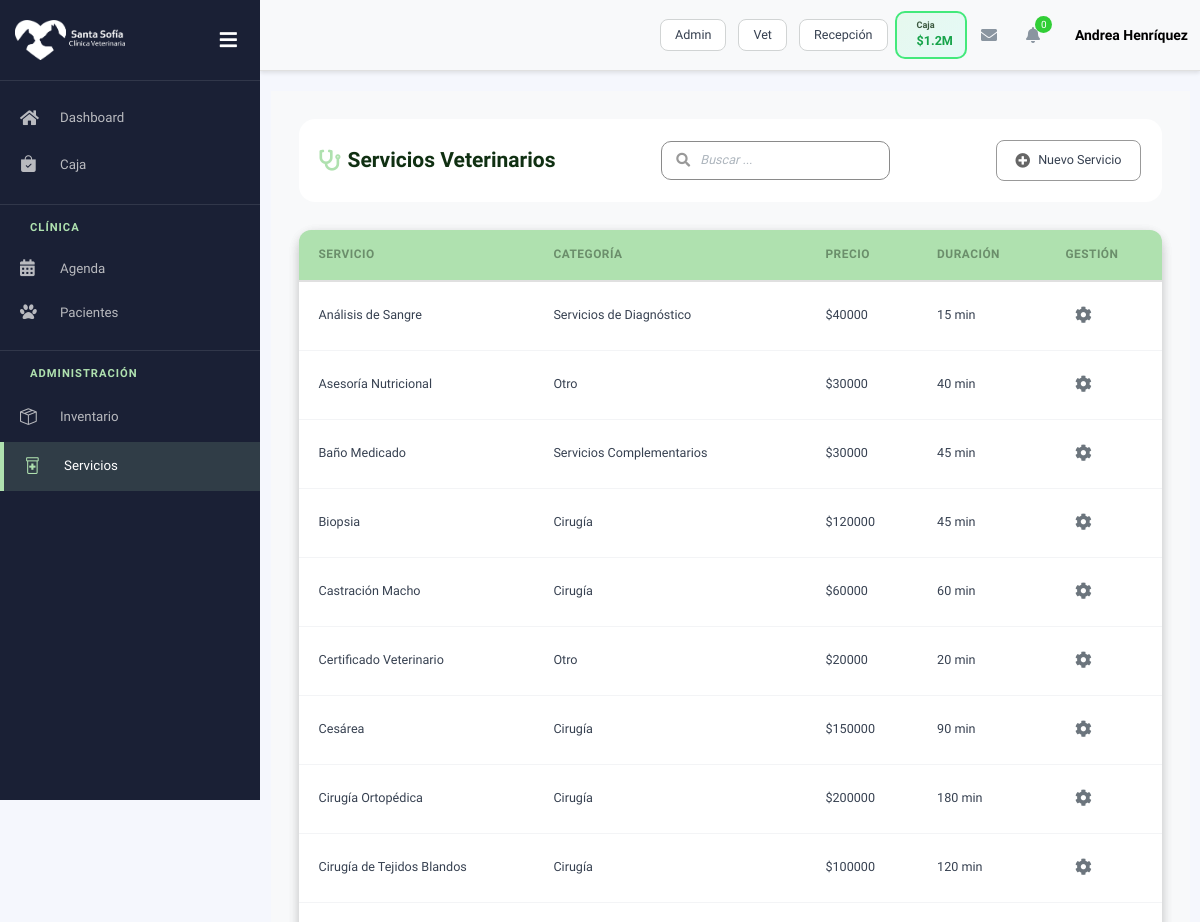
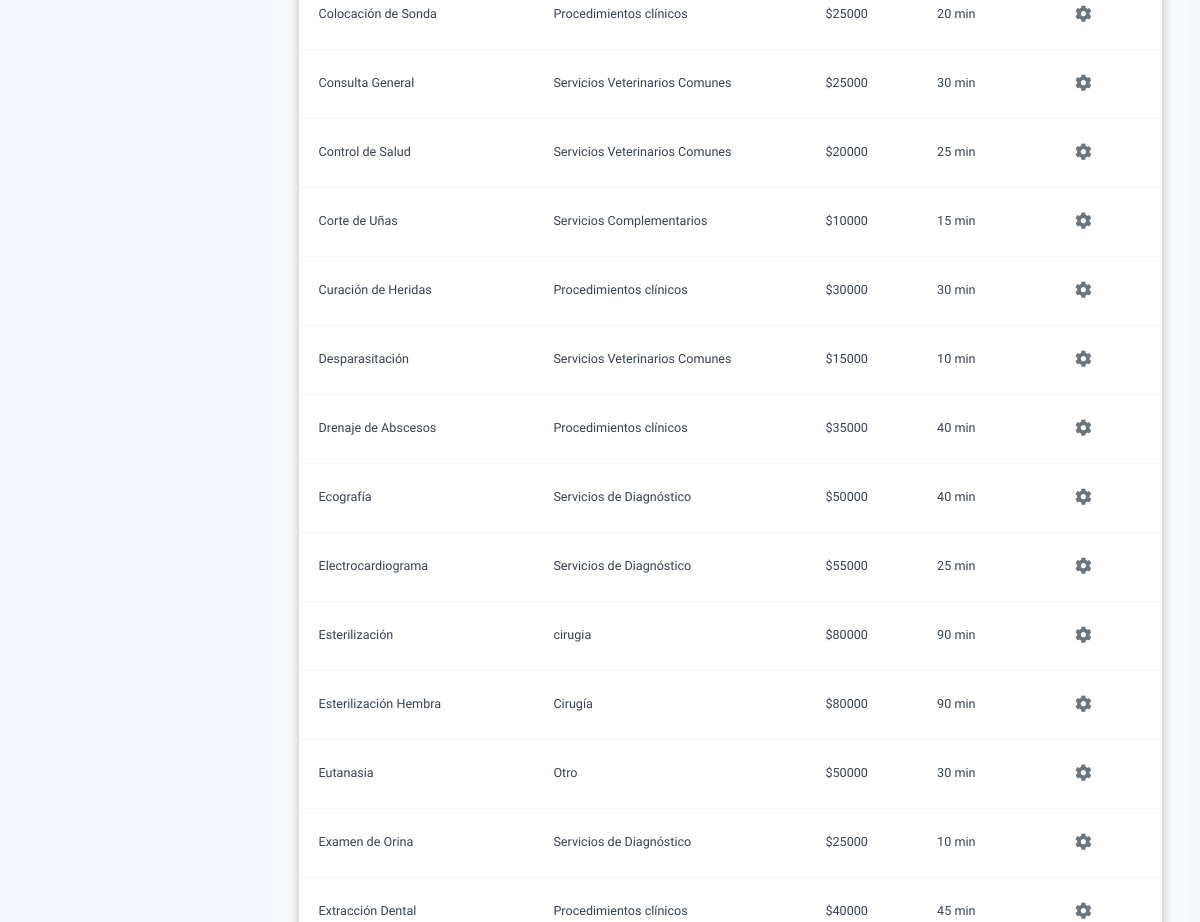
/servicios/ (signed in, upper part), run on an earlier commit of the app's database (2 pictures, top to bottom).
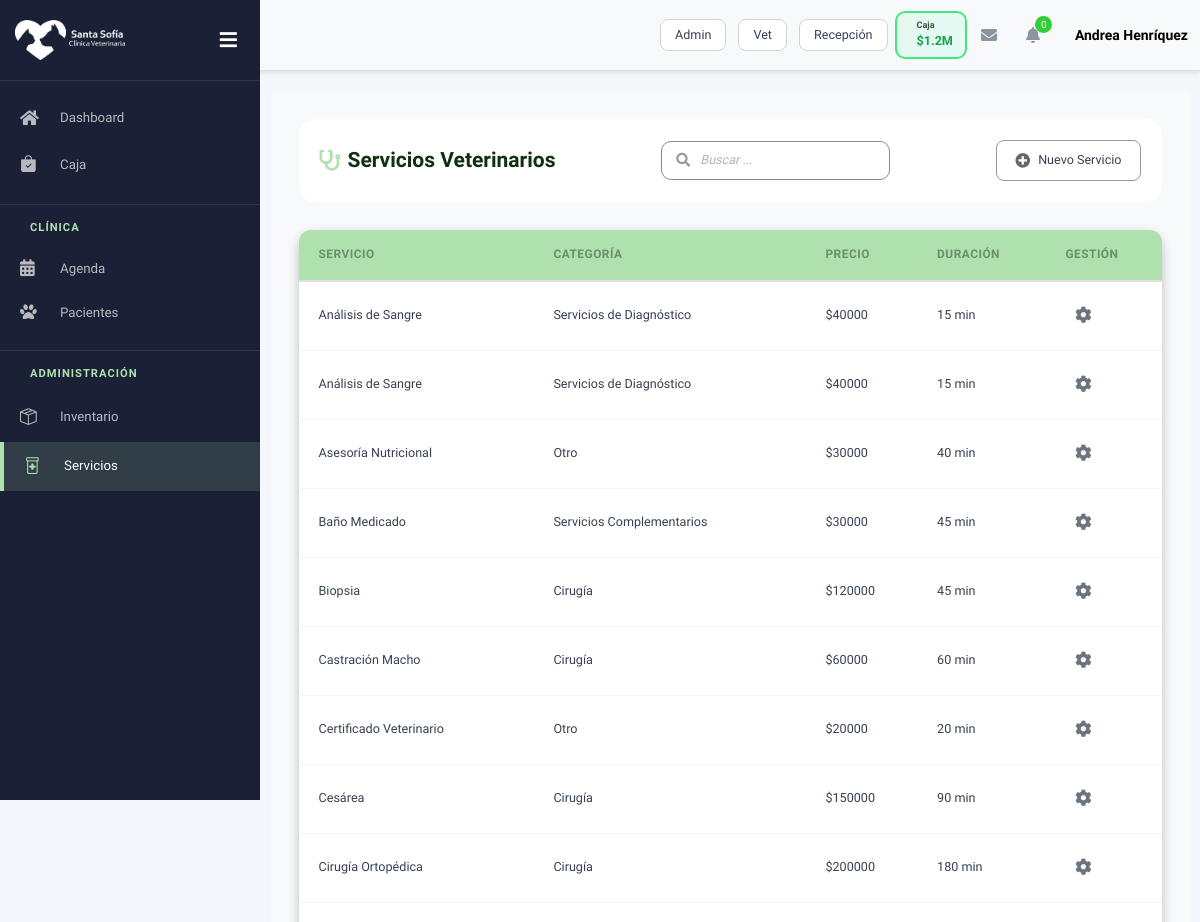
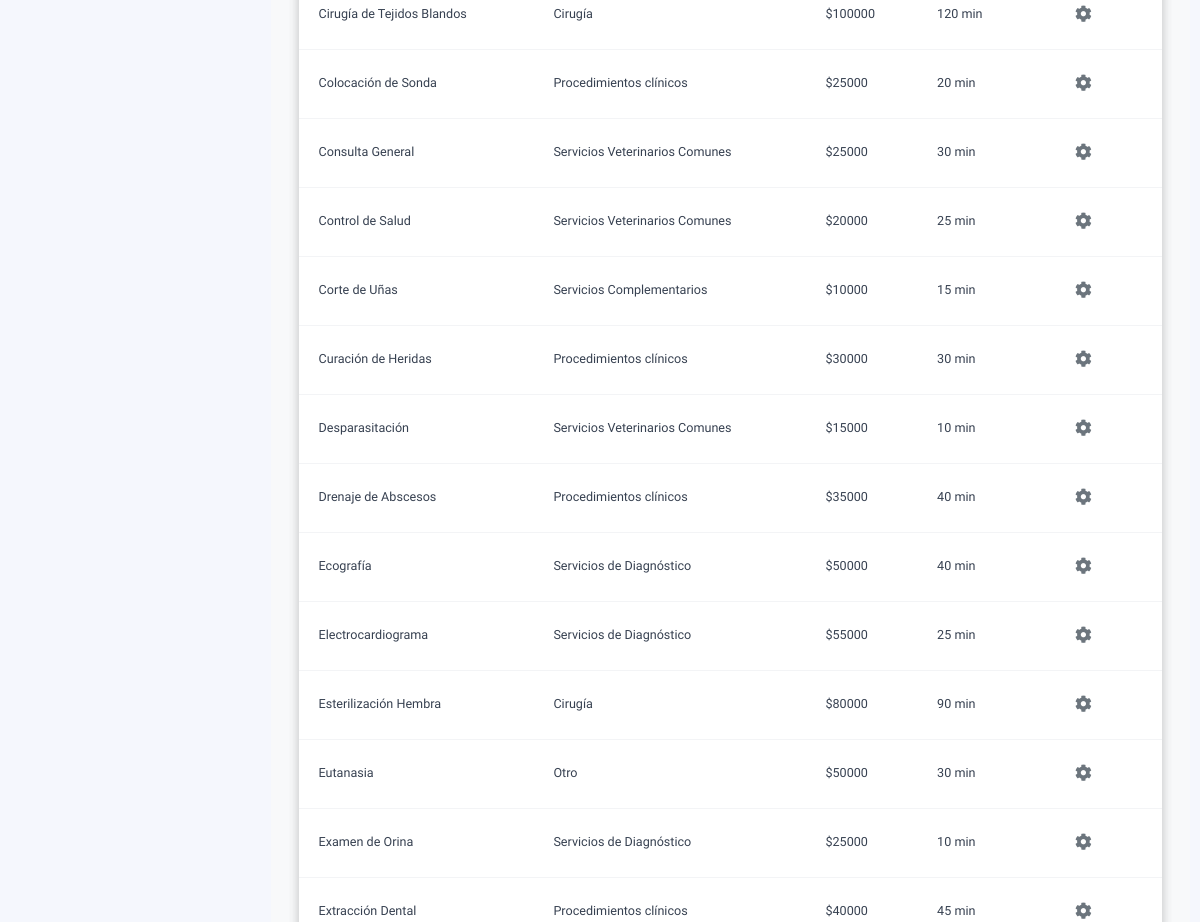
And on a later commit of the database (2 pictures, top to bottom).
### cuentas/models.py (models this page shows, shortened)
class CustomUser(AbstractBaseUser, PermissionsMixin):
    ROLES = [
        ('administracion', 'Administración'),
        ('veterinario', 'Veterinario'),
        ('recepcion', 'Recepción'),
    ]
    rut = models.CharField(max_length=12, unique=True, verbose_name="RUT")
    username = models.CharField(max_length=20, unique=True, editable=False)
    nombre = models.CharField(max_length=50)
    apellido = models.CharField(max_length=50)
    correo = models.EmailField(unique=True)
    telefono = models.CharField(max_length=20, blank=True, null=True)
    direccion = models.CharField(max_length=255, blank=True, null=True)
    tipo_contrato = models.CharField(max_length=50, blank=True, null=True)
    rol = models.CharField(max_length=20, choices=ROLES, default='recepcion', verbose_name="Rol")
    is_staff = models.BooleanField(default=False)
    is_active = models.BooleanField(default=True)
    date_joined = models.DateTimeField(default=timezone.now)
    objects = CustomUserManager()
    USERNAME_FIELD = 'rut'
    REQUIRED_FIELDS = ['correo', 'nombre', 'apellido']
    def get_rol_display_custom(self):
        if self.is_staff and self.is_superuser:
            return 'Administración'
        return self.get_rol_display()

### servicios/models.py (models this page shows, shortened)
class Servicio(models.Model):
    idServicio = models.AutoField(primary_key=True)
    nombre = models.CharField(
        max_length=150,
        verbose_name="Nombre del Servicio"
    )
    descripcion = models.TextField(
        blank=True,
        null=True,
        verbose_name="Descripción"
    )
    categoria = models.CharField(
        max_length=100,
        verbose_name="Categoría"
    )
    precio = models.PositiveIntegerField(
        default=0,
        verbose_name="Precio del Servicio"
    )
    duracion = models.PositiveIntegerField(
        default=0,
        verbose_name="Duración (minutos)"
    )
    fecha_creacion = models.DateTimeField(
        auto_now_add=True,
        verbose_name="Fecha de Registro"
    )
    fecha_actualizacion = models.DateTimeField(
        auto_now=True,
        verbose_name="Última Actualización"
    )
    class Meta:
        db_table = "Servicio"
        verbose_name = "Servicio Veterinario"
        verbose_name_plural = "Servicios Veterinarios"
        ordering = ["nombre"]

### servicios/views.py (the view)
# urls.py: path('', views.servicios, name='servicios'),
@login_required
def servicios(request):
    servicios = Servicio.objects.all().order_by('nombre')
    context = {
        'servicios': servicios,
    }
    return render(request, 'servicios/servicios.html', context)

### servicios/templates/servicios/servicios.html (shortened to what this page needs)
{% extends "partials/base_table.html" %}
{% load static %}
{% block table_title %}
<i class="fas fa-stethoscope"></i> Servicios Veterinarios
{% endblock %}
{% block table_buttons %}
{% if user.is_staff or user.is_superuser %}
<button type="button" class="btn-primary-action" onclick="abrirModalNuevoServicio()">
    <i class="fas fa-plus-circle"></i> Nuevo Servicio
</button>
{% endif %}
{% endblock %}
{% block table_columns %}
<th>Servicio</th>
<th>Categoría</th>
<th>Precio</th>
<th>Duración</th>
<th>Gestión</th>
{% endblock %}
{% block table_rows %}
{% for servicio in servicios %}
<tr data-id="{{ servicio.idServicio }}" data-categoria="{{ servicio.categoria|default_if_none:'' }}" data-descripcion="{{ servicio.descripcion|default_if_none:'' }}">
    <td>{{ servicio.nombre }}</td>
    <td>{{ servicio.categoria }}</td>
    <td>${{ servicio.precio|floatformat:0 }}</td>
    <td>{{ servicio.duracion }} min</td>
    <td>
        <div class="manage-wheel">
            <button type="button" onclick="toggleWheel(this)">
                <i class="fas fa-cog"></i>
            </button>
        </div>
    </td>
</tr>
{% empty %}
<tr>
    <td colspan="5">No hay servicios registrados.</td>
</tr>
{% endfor %}
{% endblock %}

### templates/partials/base_table.html (shortened to what this page needs)
{% extends "partials/base.html" %}
{% load static %}
{% block styles %}
<link rel="stylesheet" href="{% static 'css/base/tables_base.css' %}?v=4" type="text/css" media="all">
{% endblock %}
{% block content %}
<div class="table-page-content">
    <div class="container-fluid">
        <div class="table-header">
            <h4>
                {% block table_title %}{% endblock %}
            </h4>
            <div class="table-header-controls">
                <div class="search-bar">
                    <i class="fas fa-search text-muted"></i>
                    <input type="text" id="searchInput" placeholder="Buscar ...">
                </div>
            </div>
            <div class="table-actions">
                <div class="table-action-buttons">
                    {% block table_buttons %}{% endblock %}
                </div>
            </div>
        </div>
        <div class="vet-table">
            <table id="vet-table" class="vet-table">
                <thead>
                    <tr>
                        {% block table_columns %}{% endblock %}
                    </tr>
                </thead>
                <tbody>
                    {% block table_rows %}{% endblock %}
                </tbody>
            </table>
        </div>
    </div>
</div>
{% endblock %}

### templates/partials/base.html (shortened to what this page needs)
{% load static %}
{% block base %}
<!DOCTYPE html>
<html lang="es">
<head>
    <link href="https://cdn.jsdelivr.net/npm/bootstrap@5.3.0/dist/css/bootstrap.min.css" rel="stylesheet">
    <link rel="stylesheet" href="https://cdnjs.cloudflare.com/ajax/libs/font-awesome/6.4.0/css/all.min.css">
    <link rel="stylesheet" href="{% static 'css/plugins.min.css' %}" />
    <link rel="stylesheet" href="{% static 'css/kaiadmin.min.css' %}" />
    <link rel="stylesheet" href="{% static 'css/dashboard_style.css' %}" />
    <link rel="stylesheet" href="https://cdn.jsdelivr.net/npm/bootstrap-icons@1.11.1/font/bootstrap-icons.css">
    <link rel="stylesheet" href="{% static 'css/base/vet-custom.css' %}">
    <link rel="stylesheet" href="{% static 'css/base/modals_base.css' %}">
    <link rel="stylesheet" href="{% static 'css/base/estilos_generales.css' %}">
    <link rel="stylesheet" href="{% static 'css/base/modal_responsive.css' %}">
    {% block styles %}{% endblock %}
</head>
<body>
    <div class="wrapper">
        {% include 'partials/sidebar.html' %}
        <div class="main-panel">
            {% include 'partials/topbar.html' %}
            <div class="container">
                <div class="page-inner">
                    {% block content %}{% endblock %}
                </div>
            </div>
        </div>
    </div>
</body>
</html>
{% endblock %}

### templates/partials/sidebar.html (shortened to what this page needs)
{% load static %}
<link rel="stylesheet" href="https://cdn.jsdelivr.net/npm/bootstrap-icons@1.13.1/font/bootstrap-icons.min.css">
<div class="vet-sidebar" id="vetSidebar">
    <div class="vet-sidebar-header">
        <a href="{% url 'dashboard:dashboard' %}" class="vet-sidebar-logo">
            <img src="{% static 'img/logo.png' %}" alt="VetSantaSofia" height="40" />
        </a>
        <div class="vet-sidebar-toggle-container">
            <button class="vet-toggle-btn" id="sidebarToggleBtn" onclick="toggleVetSidebar()">
                <i class="fas fa-bars"></i>
            </button>
        </div>
    </div>
    <div class="vet-sidebar-wrapper">
        <div class="vet-sidebar-content">
            <ul class="vet-nav-menu">
                <li class="vet-nav-item {% if request.resolver_match.namespace == 'dashboard' %}active{% endif %}">
                    <a href="{% url 'dashboard:dashboard' %}" class="vet-nav-link">
                        <i class="fas fa-home"></i>
                        <span>Dashboard</span>
                    </a>
                </li>
                {% if user.is_superuser or user.is_staff or user.rol == 'recepcion' or user.rol == 'administracion' %}
                <li class="vet-nav-item {% if request.resolver_match.namespace == 'caja' %}active{% endif %}">
                    <a href="{% url 'caja:cashregister' %}" class="vet-nav-link">
                        <i class="bi bi-bag-check-fill"></i>
                        <span>Caja</span>
                    </a>
                </li>
                {% endif %}
                <li class="vet-nav-section">
                    <h4 class="vet-nav-section-title">Clínica</h4>
                </li>
                <li class="vet-nav-item {% if request.resolver_match.namespace == 'agenda' %}active{% endif %}">
                    <a href="{% url 'agenda:agenda' %}" class="vet-nav-link">
                        <i class="fas fa-calendar-alt"></i>
                        <span>Agenda</span>
                    </a>
                </li>
                <li class="vet-nav-item {% if request.resolver_match.namespace == 'pacientes' %}active{% endif %}">
                    <a href="{% url 'pacientes:pacientes' %}" class="vet-nav-link">
                        <i class="fas fa-paw"></i>
                        <span>Pacientes</span>
                    </a>
                </li>
                <li class="vet-nav-section">
                    <h4 class="vet-nav-section-title">Administración</h4>
                </li>
                <li class="vet-nav-item {% if request.resolver_match.namespace == 'inventario' %}active{% endif %}">
                    <a href="{% url 'inventario:inventario' %}" class="vet-nav-link">
                        <i class="bi bi-box-seam"></i>
                        <span>Inventario</span>
                    </a>
                </li>
                <li class="vet-nav-item {% if request.resolver_match.namespace == 'servicios' %}active{% endif %}">
                    <a href="{% url 'servicios:servicios' %}" class="vet-nav-link">
                        <i class="bi bi-prescription2"></i>
                        <span>Servicios</span>
                    </a>
                </li>
            </ul>
        </div>
    </div>
</div>

### templates/partials/topbar.html (shortened to what this page needs)
{% load static %}
<div class="main-header">
    <nav class="navbar navbar-header navbar-header-transparent navbar-expand-lg border-bottom">
        <div class="container-fluid">
            <ul class="navbar-nav topbar-nav ms-md-auto align-items-center">
                <li class="nav-item d-flex d-lg-none px-2 py-1">
                    <div class="w-100 d-flex gap-2">
                        <a href="{% url 'dashboard:dashboard' %}?as=admin" class="btn btn-xs btn-outline-primary flex-fill">Admin</a>
                        <a href="{% url 'dashboard:dashboard' %}?as=vet" class="btn btn-xs btn-outline-info flex-fill">Vet</a>
                        <a href="{% url 'dashboard:dashboard' %}?as=recepcion" class="btn btn-xs btn-outline-secondary flex-fill">Recepción</a>
                    </div>
                </li>
                <li class="nav-item topbar-icon d-flex d-lg-none">
                    <div class="cash-status-btn open cash-status-mobile" id="cashStatusBtnMobile" onclick="toggleCashRegister()">
                        <div class="status-info">
                            <h6 id="cashStatusLabelMobile">Caja</h6>
                            <div class="amount" id="cashAmountMobile">$1.2M</div>
                        </div>
                    </div>
                </li>
                <li class="nav-item topbar-icon dropdown hidden-caret">
                    <a class="nav-link dropdown-toggle" href="#" id="messageDropdown" role="button"
                        data-bs-toggle="dropdown" aria-haspopup="true" aria-expanded="false">
                        <i class="fa fa-envelope"></i>
                    </a>
                </li>
                <li class="nav-item topbar-icon dropdown hidden-caret">
                    <a class="nav-link dropdown-toggle" href="#" id="notifDropdown" role="button"
                        data-bs-toggle="dropdown" aria-haspopup="true" aria-expanded="false">
                        <i class="fa fa-bell"></i>
                        <span class="notification">0</span>
                    </a>
                </li>
                <li class="nav-item topbar-user dropdown hidden-caret">
                    <a class="dropdown-toggle profile-pic" data-bs-toggle="dropdown" href="#" aria-expanded="false">
                        <span class="profile-username">
                            <span class="fw-bold">{{ user.nombre }} {{ user.apellido }}</span>
                        </span>
                    </a>
                </li>
            </ul>
        </div>
    </nav>
</div>

What changed in the data, as far as the page shows it:
removed Servicio: nombre "Esterilización", categoria "cirugia", precio "80000", duracion "90"
added Servicio: nombre "Análisis de Sangre", categoria "Servicios de Diagnóstico", precio "40000", duracion "15"
